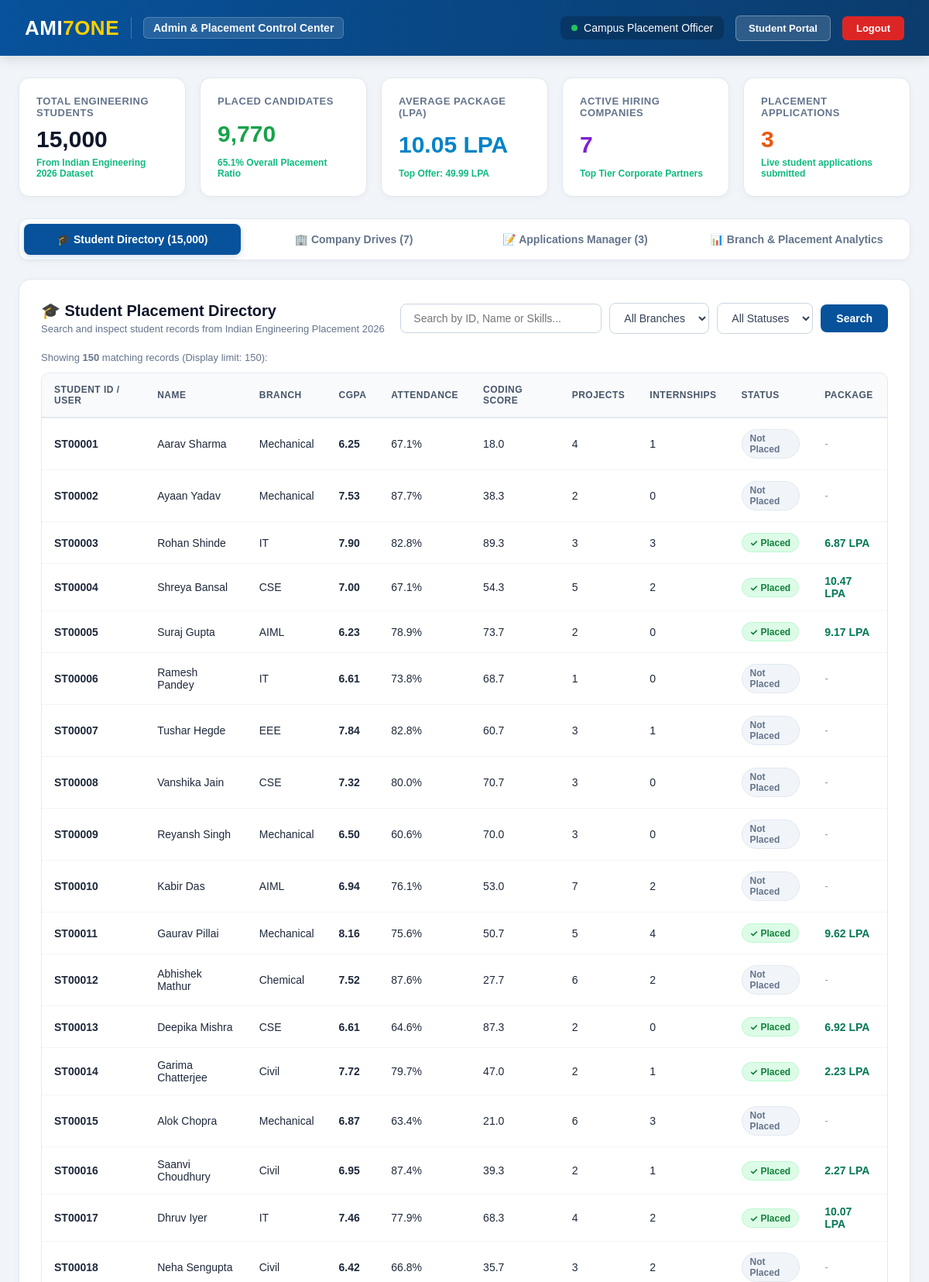
Screenshot of /admin/dashboard (signed in, upper part) with the database file from the repository.
### tables this page shows
CREATE TABLE students (
    student_id TEXT PRIMARY KEY,
    password TEXT NOT NULL,
    name TEXT NOT NULL,
    course TEXT NOT NULL,
    semester INTEGER NOT NULL,
    attendance REAL NOT NULL,
    cgpa REAL NOT NULL,
    aptitude_score REAL NOT NULL,
    coding_score REAL NOT NULL,
    projects INTEGER NOT NULL,
    internships INTEGER NOT NULL,
    skill_count INTEGER NOT NULL,
    communication_score REAL NOT NULL,
    placement_status TEXT NOT NULL,
    fees REAL NOT NULL,
    skills TEXT NOT NULL,
    branch TEXT,
    gender TEXT,
    state TEXT,
    college_tier TEXT,
    package_lpa REAL DEFAULT 0.0
);

### app.py (the view)
@app.route("/admin/dashboard")
def admin_dashboard():
    if "is_admin" not in session:
        return redirect("/admin/login")
    active_tab = request.args.get("tab", "students")
    search_query = request.args.get("q", "").strip()
    selected_branch = request.args.get("branch", "").strip()
    selected_status = request.args.get("status", "").strip()
    conn = get_db()
    total_students = conn.execute("SELECT COUNT(*) FROM students").fetchone()[0]
    placed_students = conn.execute("SELECT COUNT(*) FROM students WHERE placement_status='Placed'").fetchone()[0]
    avg_pkg_row = conn.execute("SELECT AVG(package_lpa) FROM students WHERE placement_status='Placed' AND package_lpa > 0").fetchone()[0]
    avg_package = avg_pkg_row if avg_pkg_row is not None else 0.0
    top_pkg_row = conn.execute("SELECT MAX(package_lpa) FROM students").fetchone()[0]
    top_package = top_pkg_row if top_pkg_row is not None else 0.0
    branch_rows = conn.execute(
        "SELECT DISTINCT branch FROM students WHERE branch IS NOT NULL AND branch != '' ORDER BY branch ASC"
    ).fetchall()
    all_branches = [r["branch"] for r in branch_rows]
    sql = "SELECT * FROM students WHERE 1=1"
    params = []
    if search_query:
        sql += " AND (student_id LIKE ? OR name LIKE ? OR skills LIKE ?)"
        term = f"%{search_query}%"
        params.extend([term, term, term])
    if selected_branch:
        sql += " AND branch = ?"
        params.append(selected_branch)
    if selected_status:
        sql += " AND placement_status = ?"
        params.append(selected_status)
    sql += " ORDER BY student_id ASC LIMIT 150"
    students = conn.execute(sql, params).fetchall()
    companies = conn.execute("SELECT * FROM companies ORDER BY id ASC").fetchall()
    applications = conn.execute("""
        SELECT
            applications.id,
            applications.student_id,
            students.name AS student_name,
            students.cgpa AS student_cgpa,
            students.branch AS student_branch,
            applications.company_id,
            companies.name AS company_name,
            companies.role AS company_role,
            applications.status,
            applications.applied_date,
            applications.notes
        FROM applications
        JOIN students ON applications.student_id = students.student_id
        JOIN companies ON applications.company_id = companies.id
        ORDER BY applications.id DESC
    """).fetchall()
    branch_stats = conn.execute("""
        SELECT
            branch,
            COUNT(*) AS total,
            SUM(CASE WHEN placement_status='Placed' THEN 1 ELSE 0 END) AS placed,
            AVG(cgpa) AS avg_cgpa,
            AVG(CASE WHEN placement_status='Placed' AND package_lpa > 0 THEN package_lpa ELSE 0 END) AS avg_pkg
        FROM students
        WHERE branch IS NOT NULL AND branch != ''
        GROUP BY branch
        ORDER BY total DESC
    """).fetchall()
    conn.close()
    return render_template(
        "admin_dashboard.html",
        total_students=total_students,
        placed_students=placed_students,
        avg_package=avg_package,
        top_package=top_package,
        all_branches=all_branches,
        students=students,
        companies=companies,
        applications=applications,
        branch_stats=branch_stats,
        active_tab=active_tab,
        search_query=search_query,
        selected_branch=selected_branch,
        selected_status=selected_status
    )

### app.py (called while the page is built)
def get_db():
    conn = sqlite3.connect(DB_NAME)
    conn.row_factory = sqlite3.Row
    return conn

### templates/admin_dashboard.html (shortened to what this page needs)
<!DOCTYPE html>
<html lang="en">
<head>
</head>
<body>
<div class="top-navbar">
    <div class="brand-box">
        <div class="logo">AMI<span>7ONE</span></div>
        <div class="portal-tag">Admin & Placement Control Center</div>
    </div>
    <div class="nav-actions">
        <div class="admin-badge">
            <div class="admin-dot"></div>
            <span>{{ session.get('admin_name', 'Placement Officer') }}</span>
        </div>
        <a href="/dashboard" class="btn-portal" title="Open student view">Student Portal</a>
        <a href="/admin/logout" class="btn-logout">Logout</a>
    </div>
</div>
<div class="container">
    <div class="stats-grid">
        <div class="stat-card">
            <div class="stat-label">Total Engineering Students</div>
            <div class="stat-val">{{ "{:,}".format(total_students) }}</div>
            <div class="stat-sub">From Indian Engineering 2026 Dataset</div>
        </div>
        <div class="stat-card">
            <div class="stat-label">Placed Candidates</div>
            <div class="stat-val" style="color: #16a34a;">{{ "{:,}".format(placed_students) }}</div>
            <div class="stat-sub">{{ "%.1f"|format((placed_students / total_students * 100) if total_students else 0) }}% Overall Placement Ratio</div>
        </div>
        <div class="stat-card">
            <div class="stat-label">Average Package (LPA)</div>
            <div class="stat-val" style="color: #0284c7;">{{ "%.2f"|format(avg_package) }} LPA</div>
            <div class="stat-sub">Top Offer: {{ "%.2f"|format(top_package) }} LPA</div>
        </div>
        <div class="stat-card">
            <div class="stat-label">Active Hiring Companies</div>
            <div class="stat-val" style="color: #7e22ce;">{{ companies|length }}</div>
            <div class="stat-sub">Top Tier Corporate Partners</div>
        </div>
        <div class="stat-card">
            <div class="stat-label">Placement Applications</div>
            <div class="stat-val" style="color: #ea580c;">{{ applications|length }}</div>
            <div class="stat-sub">Live student applications submitted</div>
        </div>
    </div>
    <div class="tabs-header">
        <a href="?tab=students" class="tab-btn {{ 'active' if active_tab == 'students' else '' }}">
            🎓 Student Directory ({{ "{:,}".format(total_students) }})
        </a>
        <a href="?tab=companies" class="tab-btn {{ 'active' if active_tab == 'companies' else '' }}">
            🏢 Company Drives ({{ companies|length }})
        </a>
        <a href="?tab=applications" class="tab-btn {{ 'active' if active_tab == 'applications' else '' }}">
            📝 Applications Manager ({{ applications|length }})
        </a>
        <a href="?tab=analytics" class="tab-btn {{ 'active' if active_tab == 'analytics' else '' }}">
            📊 Branch & Placement Analytics
        </a>
    </div>
    {% if active_tab == 'students' %}
    <div class="tab-panel">
        <div class="panel-header">
            <div>
                <div class="panel-title">🎓 Student Placement Directory</div>
                <p style="font-size: 13px; color: #64748b; margin-top: 4px;">Search and inspect student records from Indian Engineering Placement 2026</p>
            </div>
            <form method="GET" class="search-form">
                <input
                    type="text"
                    name="q"
                    class="search-input"
                    placeholder="Search by ID, Name or Skills..."
                    value="{{ search_query }}"
                >
                <select name="branch" class="filter-select">
                    <option value="">All Branches</option>
                </select>
                <select name="status" class="filter-select">
                    <option value="">All Statuses</option>
                </select>
                <button type="submit" class="btn-filter">Search</button>
            </form>
        </div>
        <div style="margin-bottom: 12px; font-size: 13px; color: #64748b;">
            Showing <strong>{{ students|length }}</strong> matching records (Display limit: 150):
        </div>
        <div class="table-responsive">
            <table>
                <thead>
                    <tr>
                        <th>Student ID / User</th>
                        <th>Name</th>
                        <th>Branch</th>
                        <th>CGPA</th>
                        <th>Attendance</th>
                        <th>Coding Score</th>
                        <th>Projects</th>
                        <th>Internships</th>
                        <th>Status</th>
                        <th>Package</th>
                    </tr>
                </thead>
                <tbody>
                    {% for s in students %}
                    <tr>
                        <td><strong>{{ s.student_id }}</strong></td>
                        <td>{{ s.name }}</td>
                        <td>{{ s.branch or s.course }}</td>
                        <td><strong>{{ "%.2f"|format(s.cgpa) }}</strong></td>
                        <td>{{ "%.1f"|format(s.attendance) }}%</td>
                        <td>{{ s.coding_score }}</td>
                        <td>{{ s.projects }}</td>
                        <td>{{ s.internships }}</td>
                        <td>
                            {% if s.placement_status == 'Placed' %}
                            <span class="badge badge-placed">✓ Placed</span>
                            {% else %}
                            <span class="badge badge-not-placed">Not Placed</span>
                            {% endif %}
                        </td>
                        <td>
                            {% if s.package_lpa and s.package_lpa > 0 %}
                            <strong style="color: #047857;">{{ "%.2f"|format(s.package_lpa) }} LPA</strong>
                            {% else %}
                            <span style="color: #94a3b8;">-</span>
                            {% endif %}
                        </td>
                    </tr>
                    {% else %}
                    <tr>
                        <td colspan="10" style="text-align: center; padding: 30px; color: #64748b;">
                            No student records found matching your filters.
                        </td>
                    </tr>
                    {% endfor %}
                </tbody>
            </table>
        </div>
    </div>
    {% endif %}
</div>
</body>
</html>

### templates/admin_dashboard.html (style rules this page uses)
* { box-sizing: border-box; margin: 0; padding: 0; font-family: Arial, -apple-system, BlinkMacSystemFont, "Segoe UI", Roboto, sans-serif; }
body { background: #f1f5f9; color: #1e293b; min-height: 100vh; }
.top-navbar { height: 72px; background: linear-gradient(90deg, #07529b, #0b3c6d); color: white; display: flex; align-items: center; justify-content: space-between; padding: 0 32px; box-shadow: 0 4px 15px rgba(0, 0, 0, 0.12); }
.brand-box { display: flex; align-items: center; gap: 15px; }
.logo { font-size: 26px; font-weight: 800; letter-spacing: 0.5px; }
.logo span { color: #ffd000; }
.portal-tag { font-size: 14px; font-weight: 600; background: rgba(255, 255, 255, 0.12); padding: 5px 12px; border-radius: 6px; color: #f8fafc; border: 1px solid rgba(255, 255, 255, 0.2); }
.nav-actions { display: flex; align-items: center; gap: 15px; }
.admin-badge { display: flex; align-items: center; gap: 8px; font-size: 14px; background: rgba(0, 0, 0, 0.2); padding: 7px 14px; border-radius: 8px; }
.admin-dot { width: 8px; height: 8px; background: #22c55e; border-radius: 50%; }
.btn-portal { background: rgba(255, 255, 255, 0.15); color: white; border: 1px solid rgba(255, 255, 255, 0.3); padding: 8px 16px; border-radius: 6px; text-decoration: none; font-size: 13px; font-weight: 600; transition: all 0.2s ease; }
.btn-logout { background: #dc2626; color: white; border: none; padding: 8px 18px; border-radius: 6px; text-decoration: none; font-size: 13px; font-weight: 700; transition: all 0.2s ease; }
.container { max-width: 1400px; margin: 28px auto; padding: 0 24px; }
.stats-grid { display: grid; grid-template-columns: repeat(auto-fit, minmax(210px, 1fr)); gap: 18px; margin-bottom: 28px; }
.stat-card { background: white; padding: 22px; border-radius: 14px; box-shadow: 0 2px 8px rgba(0, 0, 0, 0.04); border: 1px solid #e2e8f0; display: flex; flex-direction: column; justify-content: space-between; transition: transform 0.2s ease; }
.stat-label { font-size: 13px; font-weight: 600; color: #64748b; text-transform: uppercase; letter-spacing: 0.5px; }
.stat-val { font-size: 30px; font-weight: 800; color: #0f172a; margin: 10px 0 6px; }
.stat-sub { font-size: 12px; color: #10b981; font-weight: 600; }
.tabs-header { display: flex; background: white; border-radius: 12px; padding: 6px; box-shadow: 0 2px 8px rgba(0, 0, 0, 0.04); border: 1px solid #e2e8f0; margin-bottom: 24px; gap: 6px; }
.tab-btn { flex: 1; padding: 12px 18px; text-align: center; border: none; background: transparent; font-size: 14px; font-weight: 700; color: #64748b; cursor: pointer; border-radius: 8px; transition: all 0.2s ease; text-decoration: none; display: flex; align-items: center; justify-content: center; gap: 8px; }
.tab-btn.active { background: #07529b; color: white; box-shadow: 0 2px 8px rgba(7, 82, 155, 0.2); }
.tab-panel { background: white; border-radius: 16px; padding: 28px; box-shadow: 0 2px 8px rgba(0, 0, 0, 0.04); border: 1px solid #e2e8f0; margin-bottom: 40px; }
.panel-header { display: flex; justify-content: space-between; align-items: center; margin-bottom: 22px; flex-wrap: wrap; gap: 15px; }
.panel-title { font-size: 20px; font-weight: 800; color: #0f172a; display: flex; align-items: center; gap: 10px; }
.search-form { display: flex; gap: 10px; flex-wrap: wrap; align-items: center; }
.search-input { padding: 10px 16px; border: 1.5px solid #cbd5e1; border-radius: 8px; font-size: 14px; width: 260px; outline: none; }
.filter-select { padding: 10px 14px; border: 1.5px solid #cbd5e1; border-radius: 8px; font-size: 14px; background: white; color: #334155; outline: none; }
.btn-filter { background: #07529b; color: white; border: none; padding: 10px 20px; border-radius: 8px; font-size: 14px; font-weight: 700; cursor: pointer; }
.table-responsive { overflow-x: auto; border-radius: 10px; border: 1px solid #e2e8f0; }
table { width: 100%; border-collapse: collapse; font-size: 14px; text-align: left; }
thead { background: #f8fafc; border-bottom: 2px solid #e2e8f0; }
th { padding: 14px 16px; font-size: 12px; text-transform: uppercase; letter-spacing: 0.5px; color: #475569; font-weight: 700; }
td { padding: 14px 16px; border-bottom: 1px solid #f1f5f9; color: #1e293b; }
.badge { display: inline-block; padding: 4px 10px; border-radius: 20px; font-size: 12px; font-weight: 700; }
.badge-placed { background: #dcfce7; color: #15803d; border: 1px solid #bbf7d0; }
.badge-not-placed { background: #f1f5f9; color: #64748b; border: 1px solid #e2e8f0; }

### rows the page displays
students: student_id "ST00001", name "Aarav Sharma", branch "Mechanical", cgpa "6.25", attendance "67.1", coding_score "18.0", projects "4", internships "1", placement_status "Not Placed"
students: student_id "ST00002", name "Ayaan Yadav", branch "Mechanical", cgpa "7.53", attendance "87.7", coding_score "38.3", projects "2", internships "0", placement_status "Not Placed"
students: student_id "ST00003", name "Rohan Shinde", branch "IT", cgpa "7.90", attendance "82.8", coding_score "89.3", projects "3", internships "3", placement_status "✓ Placed", package_lpa "6.87"
students: student_id "ST00004", name "Shreya Bansal", branch "CSE", cgpa "7.00", attendance "67.1", coding_score "54.3", projects "5", internships "2", placement_status "✓ Placed", package_lpa "10.47"
students: student_id "ST00005", name "Suraj Gupta", branch "AIML", cgpa "6.23", attendance "78.9", coding_score "73.7", projects "2", internships "0", placement_status "✓ Placed", package_lpa "9.17"
students: student_id "ST00006", name "Ramesh Pandey", branch "IT", cgpa "6.61", attendance "73.8", coding_score "68.7", projects "1", internships "0", placement_status "Not Placed"
students: student_id "ST00007", name "Tushar Hegde", branch "EEE", cgpa "7.84", attendance "82.8", coding_score "60.7", projects "3", internships "1", placement_status "Not Placed"
students: student_id "ST00008", name "Vanshika Jain", branch "CSE", cgpa "7.32", attendance "80.0", coding_score "70.7", projects "3", internships "0", placement_status "Not Placed"
students: student_id "ST00009", name "Reyansh Singh", branch "Mechanical", cgpa "6.50", attendance "60.6", coding_score "70.0", projects "3", internships "0", placement_status "Not Placed"
students: student_id "ST00010", name "Kabir Das", branch "AIML", cgpa "6.94", attendance "76.1", coding_score "53.0", projects "7", internships "2", placement_status "Not Placed"
students: student_id "ST00011", name "Gaurav Pillai", branch "Mechanical", cgpa "8.16", attendance "75.6", coding_score "50.7", projects "5", internships "4", placement_status "✓ Placed", package_lpa "9.62"
students: student_id "ST00012", name "Abhishek Mathur", branch "Chemical", cgpa "7.52", attendance "87.6", coding_score "27.7", projects "6", internships "2", placement_status "Not Placed"
students: student_id "ST00013", name "Deepika Mishra", branch "CSE", cgpa "6.61", attendance "64.6", coding_score "87.3", projects "2", internships "0", placement_status "✓ Placed", package_lpa "6.92"
students: student_id "ST00014", name "Garima Chatterjee", branch "Civil", cgpa "7.72", attendance "79.7", coding_score "47.0", projects "2", internships "1", placement_status "✓ Placed", package_lpa "2.23"
students: student_id "ST00015", name "Alok Chopra", branch "Mechanical", cgpa "6.87", attendance "63.4", coding_score "21.0", projects "6", internships "3", placement_status "Not Placed"
students: student_id "ST00016", name "Saanvi Choudhury", branch "Civil", cgpa "6.95", attendance "87.4", coding_score "39.3", projects "2", internships "1", placement_status "✓ Placed", package_lpa "2.27"
students: student_id "ST00017", name "Dhruv Iyer", branch "IT", cgpa "7.46", attendance "77.9", coding_score "68.3", projects "4", internships "2", placement_status "✓ Placed", package_lpa "10.07"
students: student_id "ST00018", name "Neha Sengupta", branch "Civil", cgpa "6.42", attendance "66.8", coding_score "35.7", projects "3", internships "2", placement_status "Not Placed"

### other values shown
{{ session.get('admin_name', 'Placement Officer') }} "Campus Placement Officer"
{{ "{:,}".format(total_students) }} "15,000"
{{ "{:,}".format(placed_students) }} "9,770"
{{ "%.2f"|format(avg_package) }} "10.05"
{{ "%.2f"|format(top_package) }} "49.99"
{{ companies|length }} "7"
{{ applications|length }} "3"
{{ students|length }} "150"
